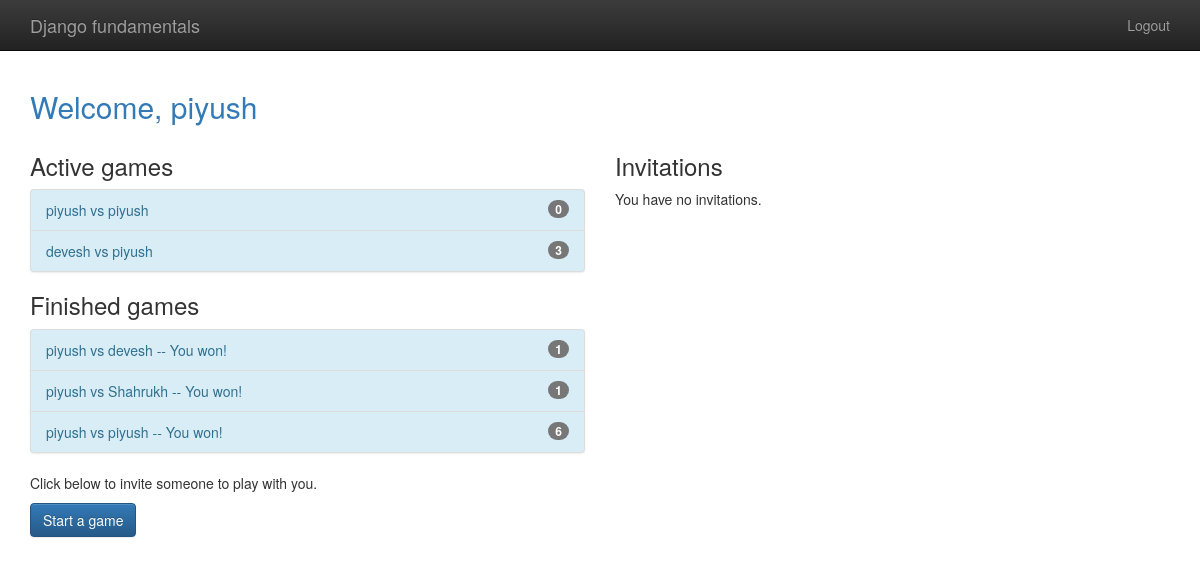
The app's page /player/home/ (signed in) with its own data.
### gameplay/models.py (models this page shows, shortened)
@python_2_unicode_compatible
class Game(models.Model):
    first_player = models.ForeignKey(User, related_name="games_first_player", on_delete=models.CASCADE)
    second_player = models.ForeignKey(User, related_name="games_second_player", on_delete=models.CASCADE)
    start_time = models.DateTimeField(auto_now_add=True)
    last_active = models.DateTimeField(auto_now=True)
    status = models.CharField(max_length=1, default='F', choices=GAME_STATUS_CHOICES)
    objects = GamesQuerySet.as_manager()
    def get_absolute_url(self):
        return reverse('gameplay_detail', args=[self.id])
    def __str__(self):
        return "{0} vs {1}".format(self.first_player, self.second_player)

### player/views.py (the view)
# urls.py: path('home/', views.home, name="player_home"),
@login_required()
def home(request):
    my_games = models.Game.objects.games_for_user(request.user)
    active_games = my_games.active()
    finished_games = my_games.difference(active_games)
    invitations = request.user.invitations_received.all()
    return render(request, "player/home.html",
                  {'active_games': active_games,
                   'finished_games': finished_games,
                   'invitations': invitations})

### gameplay/models.py (called while the page is built)
    def games_for_user(self, user):
        return self.filter(Q(first_player=user) | Q(second_player=user))

    def active(self):
        return self.filter(Q(status='F') | Q(status='S'))

### templates/player/home.html (shortened to what this page needs)
{% extends "base.html" %}
{% block content %}
    <h2 class="text-primary">Welcome, {{user.username}}</h2>
    <div class="row">
        <div class="col-md-6">
            <h3>Active games</h3>
            {% include "player/game_list_snippet.html" with games_list=active_games %}
            <h3>Finished games</h3>
            {% include "player/game_list_snippet.html" with games_list=finished_games %}
            <p>Click below to invite someone to play with you.</p>
            <p>
                <a class="btn btn-primary"
                   href="{% url 'player_new_invitation' %}">
                    Start a game
                </a>
            </p>
        </div>
        <div class="col-md-6">
            <h3>Invitations</h3>
            {% if invitations %}
                <div class="list-group">
                    {% for inv in invitations %}
                        <a class="list-group-item" href="{% url 'player_accept_invitation' id=inv.id %}">
                            {{ inv.from_user.username }} has invited you to a game.
                        </a>
                    {% endfor %}
                </div>
            {% else %}
                <p> You have no invitations.</p>
            {% endif %}
        </div>
    </div>
{% endblock %}

### templates/base.html (shortened to what this page needs)
{% load staticfiles %}
<!doctype html>
<html class="no-js" lang="">
    <head>
        {% block styling %}
            <link rel="stylesheet" href="{% static 'css/bootstrap.min.css' %}">
            <link rel="stylesheet" href="{% static 'css/bootstrap-theme.min.css' %}">
            <link rel="stylesheet" href="{% static 'css/main.css' %}">
        {% endblock styling %}
    </head>
    <body>
    <nav class="navbar navbar-inverse navbar-fixed-top" role="navigation">
      <div class="container">
        <div class="navbar-header">
          <a class="navbar-brand" href="/">Django fundamentals</a>
        </div>
        <ul class="nav navbar-nav navbar-right">
            {% if user.is_authenticated %}
                <li><a href="{% url 'player_logout' %}">Logout</a> </li>
            {% else %}
                <li><a href="{% url 'player_login' %}">Login</a> </li>
            {% endif %}
        </ul>
      </div>
    </nav>
    <div class="container">
        {% block content %}
        {% endblock %}
    </div>
    </body>
</html>

### templates/player/game_list_snippet.html
{% if games_list %}
    <div class="list-group bg-info">
        {% for game in games_list %}
            <a class="list-group-item list-group-item-info"
               href="{{ game.get_absolute_url }}">
                {{ game }}
                {% if game.status not in 'FS' %}
                    {% if game.status == "D" %}
                        -- Draw
                    {% elif game.status == "W" and user == game.first_player %}
                        -- You won!
                    {% elif game.status == "L" and user == game.second_player %}
                        -- You won!
                    {% else %}
                        -- You lost
                    {% endif %}
                {% endif %}
                <span class="badge">{{ game.move_set.count }}</span>
            </a>
        {% endfor %}
    </div>
{% endif %}

### templates/base.html (style rules this page uses)
body { padding-top: 70px; padding-bottom: 20px; }

### records on screen
Game: first_player+second_player "piyush vs piyush", move_set.count "0"
Game: first_player+second_player "devesh vs piyush", move_set.count "3"
Game: first_player+second_player "piyush vs devesh", status "-- You won!", move_set.count "1"
Game: first_player+second_player "piyush vs Shahrukh", status "-- You won!", move_set.count "1"
Game: first_player+second_player "piyush vs piyush", status "-- You won!", move_set.count "6"

### other values on screen
{{ user.username }} "piyush"
